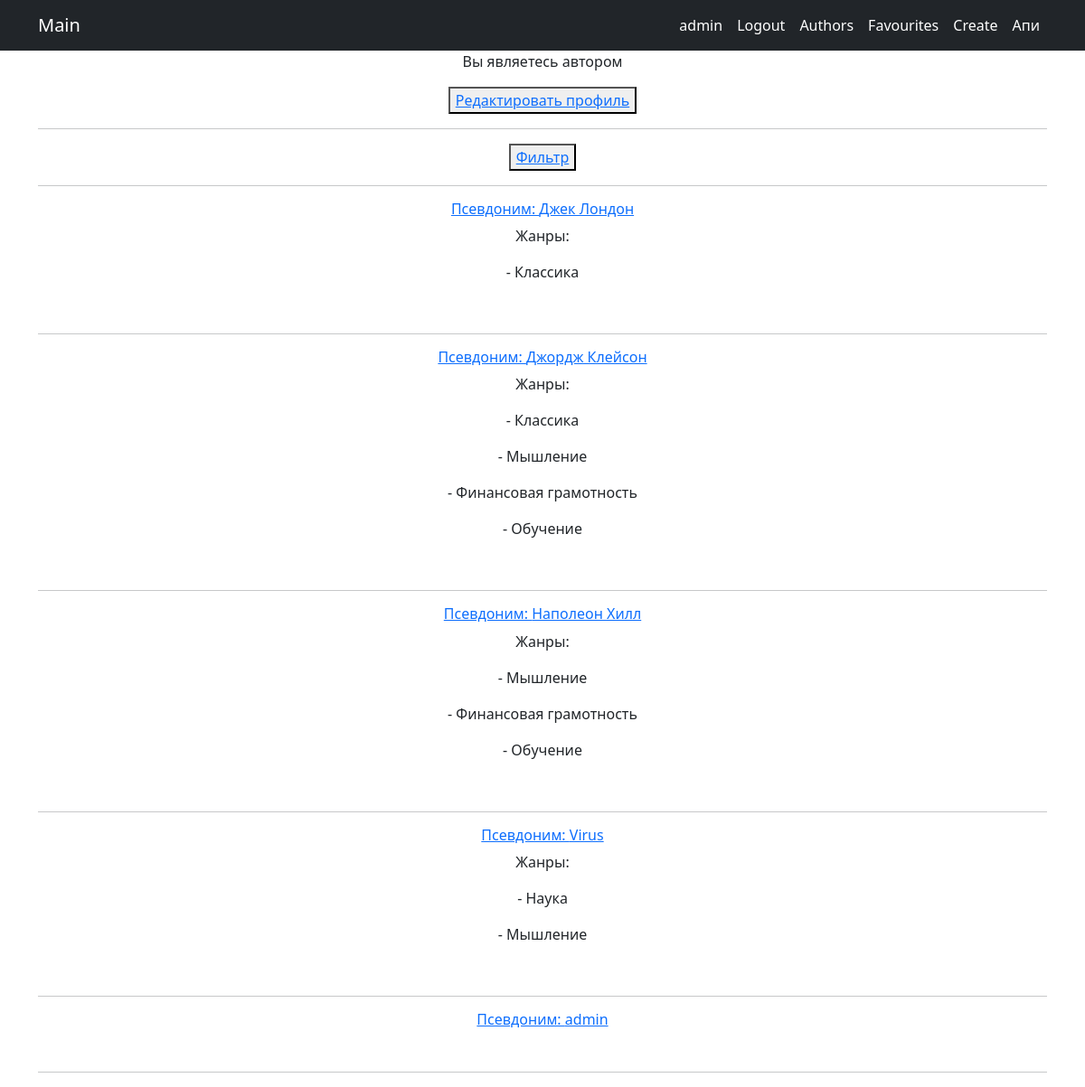
Page /authors/ (signed in) on the committed database.
### portal/models.py (models this page shows, shortened)
class Author(models.Model):
    user = models.OneToOneField(User, on_delete = models.CASCADE, blank=True, null=True)
    name = models.CharField(max_length=15, verbose_name="Имя")
    category = models.ManyToManyField(Category, verbose_name="Жанры", related_name="author_category")
    favourite = models.ManyToManyField(User, related_name="save_authors", blank=True)

class Category(models.Model):
    name_category = models.TextField(unique= True)

### portal/views.py (the view)
# urls.py: path('authors/', AuthorList.as_view(), name='authors_list'),
class AuthorList(ListView):
    model = Author
    template_name = "authors/authors_list.html"
    context_object_name = "authors"
    def get_context_data(self, **kwargs):
        context = super().get_context_data(**kwargs)
        if Author.objects.filter(user_id=self.request.user.id).exists():
            context['author_user'] = Author.objects.get(user_id=self.request.user.id)
        return context

### templates/authors/authors_list.html (shortened to what this page needs)
{% extends 'default.html' %}
{%block content%}
{%if author_user%}
<p>Вы являетесь автором</p>
<button><a href="/authors/update/{{author_user.id}}/">Редактировать профиль</a></button>
{%endif%}
<hr>
<button><a href = "/authors/search/">Фильтр</a></button><br><hr>
{%for author in authors%}
<a href = "/authors/{{author.id}}"><h6>Псевдоним: {{author.name}}</h6></a>
{%if author.category.all%}
<p>Жанры:</p>
{%for category in author.category.all%}
<p> - {{category.name_category}} </p>
{%endfor%}
{%endif%}
<br><hr>
    {%endfor%}
{% endblock %}

### templates/default.html (shortened to what this page needs)
<!DOCTYPE html>
{% load i18n %}
<html lang="en">
    <head>
        {% load static %}
        <link href="{% static 'css/styles.css' %}" rel="stylesheet" />
    </head>
    <body>
        <nav class="navbar navbar-expand-lg navbar-dark bg-dark">
            <div class="container">
                <a class="navbar-brand" href="/books">Main</a>
                <div class="collapse navbar-collapse" id="navbarSupportedContent">
                    <ul class="navbar-nav ms-auto mb-2 mb-lg-0">
                        <li class="nav-item"><a class="nav-link active" aria-current="page" >{{request.user.username}}</a></li>
                        {% if user.is_authenticated %}
                        <li class="nav-item"><a class="nav-link active" aria-current="page" href="{% url 'logout_confirm'%}">Logout</a></li>
                        {%else%}
                        <li class="nav-item"><a class="nav-link active" aria-current="page" href="/accounts/login/">Login</a></li>
                        {%endif%}
                        {% if user.is_authenticated %}
                        <li class="nav-item"><a class="nav-link active" aria-current="page" href = "/authors/">Authors</a></li>
                        <li class="nav-item"><a class="nav-link active" aria-current="page" href="/books/authors/liked/">Favourites</a></li>
                        <li class="nav-item"><a class="nav-link active" aria-current="page" href="/books/create/">Create</a> </li>
                        <li class="nav-item"><a class="nav-link active" aria-current="page" href="/api/documentation/">Апи</a> </li>
                        {% endif %}
                    </ul>
                </div>
            </div>
        </nav>
        <div class="container">
   <div class="row">
       <div class="col-lg-12 text-center">
           {% block content %}{% endblock content %}
       </div>
   </div>
</div>
    </body>
</html>

### rows in the picture
Author: name "Джек Лондон"
Category: name_category "Классика"
Author: name "Джордж Клейсон"
Category: name_category "Мышление"
Category: name_category "Финансовая грамотность"
Category: name_category "Обучение"
Author: name "Наполеон Хилл"
Author: name "Virus"
Category: name_category "Наука"
Author: name "admin"

### other values in the picture
{{ request.user.username }} "admin"
